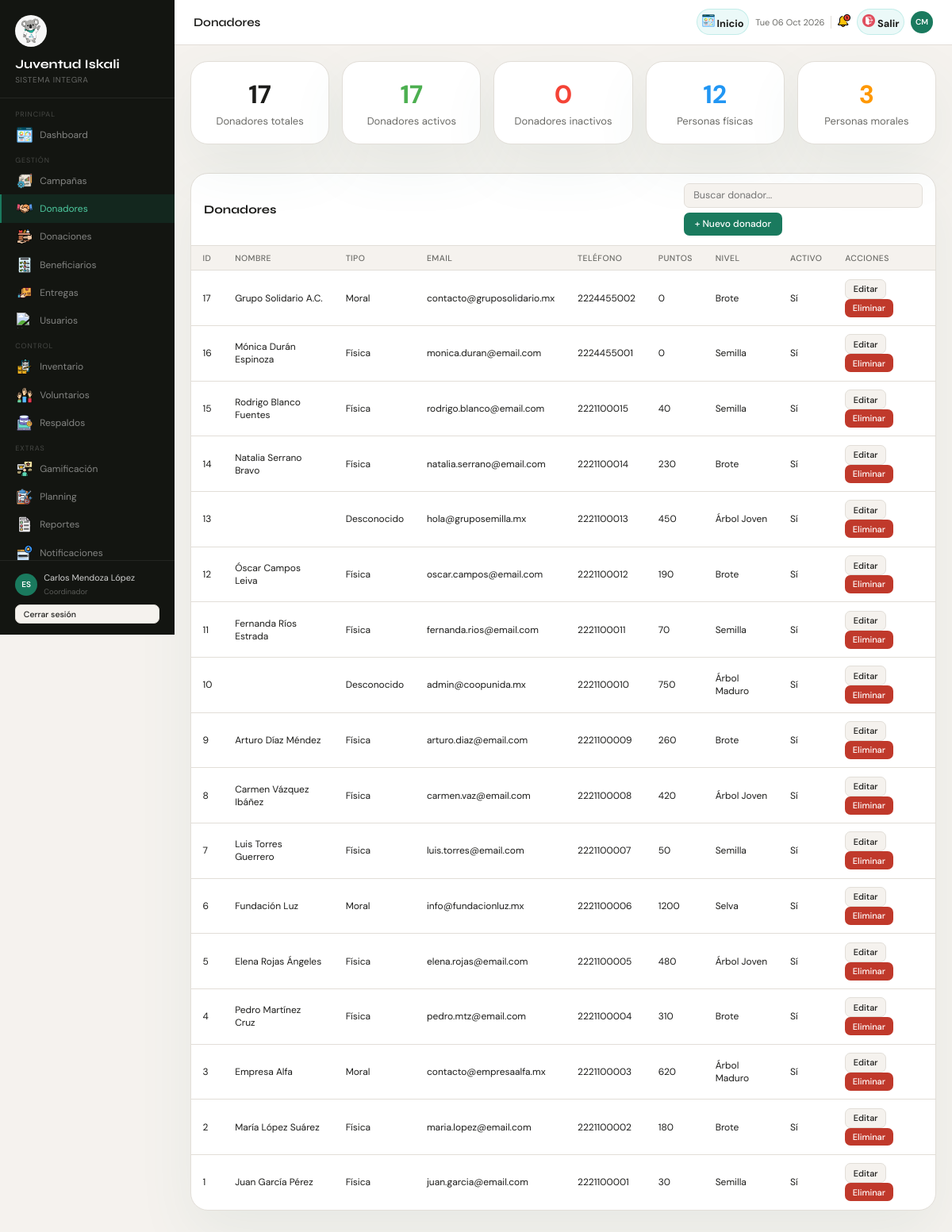
Page /index.php?pagina=donadores (signed in) on the committed database.
### tables this page shows
CREATE TABLE donadores (
    id_donador        INT          NOT NULL AUTO_INCREMENT,
    id_nivel          INT,
    tipo_donante      ENUM('anonimo','persona','grupo','organizacion')
                      NOT NULL DEFAULT 'persona',
    puntos_acumulados INT          NOT NULL DEFAULT 0,
    email             VARCHAR(150) NOT NULL,
    telefono          VARCHAR(20),
    activo            BOOLEAN      NOT NULL DEFAULT TRUE,
    created_at        DATETIME     NOT NULL DEFAULT CURRENT_TIMESTAMP,
    PRIMARY KEY (id_donador),
    UNIQUE KEY uq_donador_email (email)
);

### models/DonadorModel.php (called while the page is built, shortened)
<?php
class DonadorModel {
    private PDO $db;
    public function __construct(PDO $conexion) {
        $this->db = $conexion;
    }
    public function obtenerTodos(): array {
        $sql = "
            SELECT
                d.id_donador,
                CASE
                    WHEN df.id_donador IS NOT NULL THEN 'Física'
                    WHEN dm.id_donador IS NOT NULL THEN 'Moral'
                    ELSE 'Desconocido'
                END AS tipo_persona,
                COALESCE(dm.razon_social, CONCAT(COALESCE(df.nombre, ''), ' ', COALESCE(df.apellido, ''))) AS nombre_completo,
                COALESCE(df.nombre, '') AS nombre,
                COALESCE(df.apellido, '') AS apellido,
                COALESCE(dm.razon_social, '') AS razon_social,
                d.email,
                d.telefono,
                d.puntos_acumulados,
                COALESCE(ng.nombre, 'Sin nivel') AS nivel,
                d.activo,
                d.created_at
            FROM donadores d
            LEFT JOIN donadores_fisicos df ON d.id_donador = df.id_donador
            LEFT JOIN donadores_morales dm ON d.id_donador = dm.id_donador
            LEFT JOIN niveles_gamificacion ng ON d.id_nivel = ng.id_nivel
            ORDER BY d.id_donador DESC
        ";
        return $this->db->query($sql)->fetchAll();
    }
    public function obtenerTotal(): int {
        $stmt = $this->db->query('SELECT COUNT(*) AS total FROM donadores');
        $row = $stmt->fetch(PDO::FETCH_ASSOC);
        return (int)($row['total'] ?? 0);
    }
    public function obtenerTotalActivos(): int {
        $stmt = $this->db->query('SELECT COUNT(*) AS total FROM donadores WHERE activo = 1');
        $row = $stmt->fetch(PDO::FETCH_ASSOC);
        return (int)($row['total'] ?? 0);
    }
    public function obtenerTotalPorTipo(): array {
        $sql = "
            SELECT
                CASE
                    WHEN df.id_donador IS NOT NULL THEN 'Física'
                    WHEN dm.id_donador IS NOT NULL THEN 'Moral'
                    ELSE 'Desconocido'
                END AS tipo_persona,
                COUNT(*) AS total
            FROM donadores d
            LEFT JOIN donadores_fisicos df ON d.id_donador = df.id_donador
            LEFT JOIN donadores_morales dm ON d.id_donador = dm.id_donador
            GROUP BY
                CASE
                    WHEN df.id_donador IS NOT NULL THEN 'Física'
                    WHEN dm.id_donador IS NOT NULL THEN 'Moral'
                    ELSE 'Desconocido'
                END
        ";
        $stmt = $this->db->query($sql);
        $resultados = $stmt->fetchAll(PDO::FETCH_ASSOC);
        $estadisticas = [];
        foreach ($resultados as $row) {
            $estadisticas[$row['tipo_persona']] = (int)$row['total'];
        }
        return $estadisticas;
    }
}

### functions.php (called while the page is built, shortened)
<?php
function e(string $string): string
{
    return htmlspecialchars($string, ENT_QUOTES, 'UTF-8');
}
function usuarioPuede(string $modulo, string $accion): bool
{
    $rolActual = trim((string)($_SESSION['rol'] ?? ''));
    try {
        $db = new Database();
        $conexion = $db->getConnection();
        $stmt = $conexion->prepare(
            'SELECT p.id_rol, p.modulo, p.puede_ver, p.puede_crear, p.puede_editar, p.puede_eliminar
             FROM roles r
             INNER JOIN permisos_rol p ON p.id_rol = r.id_rol
             WHERE LOWER(r.nombre) = LOWER(?)
               AND LOWER(p.modulo) = LOWER(?)
             LIMIT 1'
        );
        $stmt->execute([$rolActual, $modulo]);
        $permiso = $stmt->fetch(PDO::FETCH_ASSOC);
        $acciones = [
            'ver'    => (bool)($permiso['puede_ver'] ?? false),
            'crear'  => (bool)($permiso['puede_crear'] ?? false),
            'editar' => (bool)($permiso['puede_editar'] ?? false),
            'eliminar' => (bool)($permiso['puede_eliminar'] ?? false),
        ];
        return $acciones[$accion] ?? false;
    } catch (Throwable $e) {
        logger('usuarioPuede error: ' . $e->getMessage());
        return false;
    }
}

### views/pages/DonadoresView.php (the view, shortened to what this page needs)
<?php
require_once 'views/layouts/header.php';
?>
<div style="display:flex;width:100%;">
  <?php require_once 'views/layouts/sidebar.php'; ?>
  <div class="main">
    <?php require_once 'views/layouts/topbar.php'; ?>
    <div class="content">
      <div style="display:flex;gap:16px;margin-bottom:24px;flex-wrap:wrap;">
        <div class="card" style="flex:1;min-width:150px;padding:20px;text-align:center;">
          <div style="font-size:32px;font-weight:700;color:var(--primary);"><?= $total ?></div>
          <div style="font-size:13px;color:var(--muted);margin-top:4px;">Donadores totales</div>
        </div>
        <div class="card" style="flex:1;min-width:150px;padding:20px;text-align:center;">
          <div style="font-size:32px;font-weight:700;color:#4caf50;"><?= $total_activos ?></div>
          <div style="font-size:13px;color:var(--muted);margin-top:4px;">Donadores activos</div>
        </div>
        <div class="card" style="flex:1;min-width:150px;padding:20px;text-align:center;">
          <div style="font-size:32px;font-weight:700;color:#f44336;"><?= $total - $total_activos ?></div>
          <div style="font-size:13px;color:var(--muted);margin-top:4px;">Donadores inactivos</div>
        </div>
        <div class="card" style="flex:1;min-width:150px;padding:20px;text-align:center;">
          <div style="font-size:32px;font-weight:700;color:#2196f3;"><?= $total_por_tipo['Física'] ?? 0 ?></div>
          <div style="font-size:13px;color:var(--muted);margin-top:4px;">Personas físicas</div>
        </div>
        <div class="card" style="flex:1;min-width:150px;padding:20px;text-align:center;">
          <div style="font-size:32px;font-weight:700;color:#ff9800;"><?= $total_por_tipo['Moral'] ?? 0 ?></div>
          <div style="font-size:13px;color:var(--muted);margin-top:4px;">Personas morales</div>
        </div>
      </div>
      <div class="card">
        <div class="card-header">
          <h3>Donadores</h3>
          <div class="toolbar">
            <input type="text" class="search-input" placeholder="Buscar donador..." oninput="filtrarTabla(this,'tabla-donadores')">
            <?php if (usuarioPuede('donadores', 'crear')): ?>
              <a href="<?= BASE_URL ?>/index.php?pagina=donadores&accion=crear" class="btn btn-primary">+ Nuevo donador</a>
            <?php endif; ?>
          </div>
        </div>
        <table id="tabla-donadores">
          <thead>
            <tr>
              <th>ID</th>
              <th>Nombre</th>
              <th>Tipo</th>
              <th>Email</th>
              <th>Teléfono</th>
              <th>Puntos</th>
              <th>Nivel</th>
              <th>Activo</th>
              <th>Acciones</th>
            </tr>
          </thead>
          <tbody>
            <?php foreach ($donadores as $donador): ?>
              <tr>
                <td><?= e((string) $donador['id_donador']) ?></td>
                <td><?= e($donador['nombre_completo'] ?? '') ?></td>
                <td><?= e(ucfirst($donador['tipo_persona'] ?? '')) ?></td>
                <td><?= e($donador['email'] ?? '') ?></td>
                <td><?= e($donador['telefono'] ?? '-') ?></td>
                <td><?= e((string) $donador['puntos_acumulados']) ?></td>
                <td><?= e($donador['nivel'] ?? '—') ?></td>
                <td><?= $donador['activo'] ? 'Sí' : 'No' ?></td>
                <td>
                  <?php if (usuarioPuede('donadores', 'editar')): ?>
                    <a href="<?= BASE_URL ?>/index.php?pagina=donadores&accion=editar&id=<?= e((string) $donador['id_donador']) ?>" class="btn btn-secondary btn-sm">Editar</a>
                  <?php endif; ?>
                  <?php if (usuarioPuede('donadores', 'eliminar')): ?>
                    <form method="POST"
                          action="<?= BASE_URL ?>/index.php?pagina=donadores&accion=eliminar&id=<?= e((string) $donador['id_donador']) ?>"
                          style="display:inline;"
                          onsubmit="return confirm('¿Eliminar este donador?');">
                      <button type="submit" class="btn btn-danger btn-sm">Eliminar</button>
                    </form>
                  <?php endif; ?>
                </td>
              </tr>
            <?php endforeach; ?>
          </tbody>
        </table>
      </div>
    </div>
  </div>
</div>
<?php require_once 'views/layouts/footer.php';

### public/css/ModulosAdmi.css (style rules this page uses)
:root { --accent: #1A7A5E; --accent2: #15624B; --sidebar: #131511; --bg: #F5F2EE; --surface: #FFFFFF; --danger: #C0392B; --amber: #C68B0A; --blue: #3B6FD4; --pink: #993556; --text: #1C1C1A; --muted: #6B6B67; --border: #E2DED8; --radius: 10px; }
*, *::before, *::after { box-sizing: border-box; margin: 0; padding: 0; }
body { font-family: 'DM Sans', sans-serif; background: var(--bg); color: var(--text); display: flex; min-height: 100vh; font-size: 14px; }
a { text-decoration: none; color: inherit; }
.main { margin-left: 220px; flex: 1; display: flex; flex-direction: column; min-height: 100vh; }
.content { padding: 1.25rem; flex: 1; }
.card { background: var(--surface); border: 1px solid var(--border); border-radius: var(--radius); overflow: hidden; margin-bottom: 12px; }
.card-header { padding: .75rem 1rem; border-bottom: 1px solid var(--border); display: flex; align-items: center; justify-content: space-between; gap: 8px; flex-wrap: wrap; }
.card-header h3 { font-family: 'Syne', sans-serif; font-size: 15px; font-weight: 700; }
.toolbar { display: flex; align-items: center; gap: 6px; flex-wrap: wrap; }
input[type=text], input[type=email], input[type=date], input[type=number], input[type=tel], input[type=password], select, textarea { font-family: 'DM Sans', sans-serif; font-size: 12.5px; border: 1px solid var(--border); border-radius: 7px; padding: .42rem .7rem; background: var(--bg); color: var(--text); outline: none; transition: border .15s; width: 100%; }
.search-input { width: 185px; }
table { width: 100%; border-collapse: collapse; font-size: 12px; }
thead th { padding: .55rem .9rem; text-align: left; font-size: 10.5px; color: var(--muted); font-weight: 500; text-transform: uppercase; letter-spacing: .04em; border-bottom: 1px solid var(--border); background: var(--bg); }
tbody td { padding: .65rem .9rem; border-bottom: 1px solid var(--border); vertical-align: middle; }
tbody tr:last-child td { border-bottom: none; }
.btn { font-family: 'DM Sans', sans-serif; font-size: 12px; font-weight: 500; padding: .4rem .85rem; border-radius: 7px; cursor: pointer; border: none; transition: all .15s; display: inline-flex; align-items: center; gap: 5px; text-decoration: none; }
.btn-primary { background: var(--accent); color: #fff; }
.btn-secondary { background: var(--bg); color: var(--text); border: 1px solid var(--border); }
.btn-danger { background: var(--danger); color: #fff; }
.btn-sm { padding: .28rem .6rem; font-size: 11px; }
.card { background: var(--card-bg, #ffffff); border: 1px solid var(--border, #c8efeb); border-radius: 22px; overflow: hidden; box-shadow: 0 28px 70px rgba(61,133,115,0.08); }
.card-header { background: transparent; }

### rows in the picture
donadores: id_donador "17", nombre_completo "Grupo Solidario A.C.", tipo_persona "Moral", email "contacto@gruposolidario.mx", telefono "2224455002", puntos_acumulados "0", nivel "Brote", activo "Sí"
donadores: id_donador "16", nombre_completo "Mónica Durán Espinoza", tipo_persona "Física", email "monica.duran@email.com", telefono "2224455001", puntos_acumulados "0", nivel "Semilla", activo "Sí"
donadores: id_donador "15", nombre_completo "Rodrigo Blanco Fuentes", tipo_persona "Física", email "rodrigo.blanco@email.com", telefono "2221100015", puntos_acumulados "40", nivel "Semilla", activo "Sí"
donadores: id_donador "14", nombre_completo "Natalia Serrano Bravo", tipo_persona "Física", email "natalia.serrano@email.com", telefono "2221100014", puntos_acumulados "230", nivel "Brote", activo "Sí"
donadores: id_donador "13", tipo_persona "Desconocido", email "hola@gruposemilla.mx", telefono "2221100013", puntos_acumulados "450", nivel "Árbol Joven", activo "Sí"
donadores: id_donador "12", nombre_completo "Óscar Campos Leiva", tipo_persona "Física", email "oscar.campos@email.com", telefono "2221100012", puntos_acumulados "190", nivel "Brote", activo "Sí"
donadores: id_donador "11", nombre_completo "Fernanda Ríos Estrada", tipo_persona "Física", email "fernanda.rios@email.com", telefono "2221100011", puntos_acumulados "70", nivel "Semilla", activo "Sí"
donadores: id_donador "10", tipo_persona "Desconocido", email "admin@coopunida.mx", telefono "2221100010", puntos_acumulados "750", nivel "Árbol Maduro", activo "Sí"
donadores: id_donador "9", nombre_completo "Arturo Díaz Méndez", tipo_persona "Física", email "arturo.diaz@email.com", telefono "2221100009", puntos_acumulados "260", nivel "Brote", activo "Sí"
donadores: id_donador "8", nombre_completo "Carmen Vázquez Ibáñez", tipo_persona "Física", email "carmen.vaz@email.com", telefono "2221100008", puntos_acumulados "420", nivel "Árbol Joven", activo "Sí"
donadores: id_donador "7", nombre_completo "Luis Torres Guerrero", tipo_persona "Física", email "luis.torres@email.com", telefono "2221100007", puntos_acumulados "50", nivel "Semilla", activo "Sí"
donadores: id_donador "6", nombre_completo "Fundación Luz", tipo_persona "Moral", email "info@fundacionluz.mx", telefono "2221100006", puntos_acumulados "1200", nivel "Selva", activo "Sí"
donadores: id_donador "5", nombre_completo "Elena Rojas Ángeles", tipo_persona "Física", email "elena.rojas@email.com", telefono "2221100005", puntos_acumulados "480", nivel "Árbol Joven", activo "Sí"
donadores: id_donador "4", nombre_completo "Pedro Martínez Cruz", tipo_persona "Física", email "pedro.mtz@email.com", telefono "2221100004", puntos_acumulados "310", nivel "Brote", activo "Sí"
donadores: id_donador "3", nombre_completo "Empresa Alfa", tipo_persona "Moral", email "contacto@empresaalfa.mx", telefono "2221100003", puntos_acumulados "620", nivel "Árbol Maduro", activo "Sí"
donadores: id_donador "2", nombre_completo "María López Suárez", tipo_persona "Física", email "maria.lopez@email.com", telefono "2221100002", puntos_acumulados "180", nivel "Brote", activo "Sí"
donadores: id_donador "1", nombre_completo "Juan García Pérez", tipo_persona "Física", email "juan.garcia@email.com", telefono "2221100001", puntos_acumulados "30", nivel "Semilla", activo "Sí"

### other values in the picture
$_SESSION['usuario'] "Carlos Mendoza López"
$_SESSION['rol'] "Coordinador"
$titulo_pagina "Donadores"
$iniciales "CM"
$total "17"
$total_activos "17"
$total - $total_activos "0"
$total_por_tipo['Física'] "12"
$total_por_tipo['Moral'] "3"
